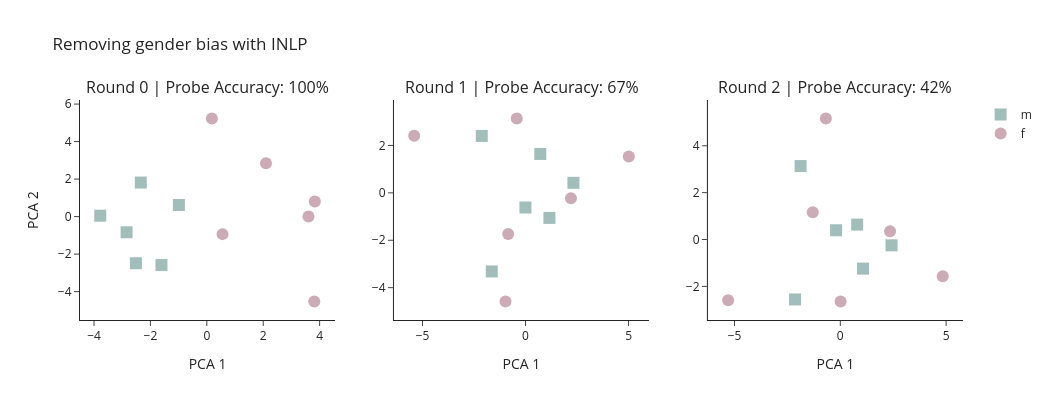

Write notebook code for a chart like this one.
### Code cell
from plotly.subplots import make_subplots

results = inlp(activations_m.cpu().float().numpy(), activations_f.cpu().float().numpy())
n = len(professions_m)

subplot_titles = [
    f"Round {result['iteration']} | Probe Accuracy: {result['probe_accuracy']:.0%}"
    for result in results
]

fig = make_subplots(rows=1, cols=len(results), subplot_titles=subplot_titles)

for col, result in enumerate(results, start=1):
    acts_m_snap = result['activations_m']
    acts_f_snap = result['activations_f']
    
    pca = PCA(n_components=2)
    projections = pca.fit_transform(np.concatenate([acts_m_snap, acts_f_snap], axis=0))
    
    fig.add_trace(go.Scatter(
            x=projections[:n, 0],
            y=projections[:n, 1],
            mode='markers',
            marker=dict(symbol='square', color='rgba(23, 94, 84, 0.4)', size=12),
            name='m',
            showlegend=(col==1),
            hovertext=professions_m,
        ), row=1, col=col)
    
    fig.add_trace(go.Scatter(
            x=projections[n:, 0],
            y=projections[n:, 1],
            mode='markers',
            marker=dict(symbol='circle', color='rgba(127, 45, 72, 0.4)', size=12),
            name='f',
            showlegend=(col==1),
            hovertext=professions_f,
        ), row=1, col=col)

fig.update_layout(
    template='simple_white',
    width=350*len(results),
    height=400,
    title_text='Removing gender bias with INLP',
)

fig.update_xaxes(title_text='PCA 1')
fig.update_yaxes(title_text='PCA 2', col=1)

fig.show()

### Figure 1 — Plotly figure (JSON) as saved in the notebook; plotly's stock layout.template omitted (floating-point values rounded to 4 significant figures)
{"data": [{"hovertext": ["doctor", "coder", "boss", "pilot", "lawyer", "agent"], "marker": {"color": "rgba(23, 94, 84, 0.4)", "size": 12, "symbol": "square"}, "mode": "markers", "name": "m", "showlegend": true, "type": "scatter", "x": [-2.341, -1.608, -2.514, -3.779, -0.9903, -2.845], "xaxis": "x", "y": [1.814, -2.583, -2.488, 0.04796, 0.6188, -0.8373], "yaxis": "y"}, {"hovertext": ["nurse", "homemaker", "secretary", "flight attendant", "paralegal", "nanny"], "marker": {"color": "rgba(127, 45, 72, 0.4)", "size": 12, "symbol": "circle"}, "mode": "markers", "name": "f", "showlegend": true, "type": "scatter", "x": [0.1788, 3.81, 0.5564, 2.098, 3.83, 3.604], "xaxis": "x", "y": [5.23, -4.527, -0.9349, 2.846, 0.8041, 0.008501], "yaxis": "y"}, {"hovertext": ["doctor", "coder", "boss", "pilot", "lawyer", "agent"], "marker": {"color": "rgba(23, 94, 84, 0.4)", "size": 12, "symbol": "square"}, "mode": "markers", "name": "m", "showlegend": false, "type": "scatter", "x": [2.323, -2.123, -1.639, 1.157, 0.7159, -0.005455], "xaxis": "x2", "y": [0.4225, 2.401, -3.317, -1.056, 1.641, -0.617], "yaxis": "y2"}, {"hovertext": ["nurse", "homemaker", "secretary", "flight attendant", "paralegal", "nanny"], "marker": {"color": "rgba(127, 45, 72, 0.4)", "size": 12, "symbol": "circle"}, "mode": "markers", "name": "f", "showlegend": false, "type": "scatter", "x": [5.01, -5.402, -0.8418, 2.204, -0.4267, -0.9728], "xaxis": "x2", "y": [1.529, 2.407, -1.732, -0.2325, 3.137, -4.584], "yaxis": "y2"}, {"hovertext": ["doctor", "coder", "boss", "pilot", "lawyer", "agent"], "marker": {"color": "rgba(23, 94, 84, 0.4)", "size": 12, "symbol": "square"}, "mode": "markers", "name": "m", "showlegend": false, "type": "scatter", "x": [2.423, -2.138, -1.875, 0.7962, 1.072, -0.2002], "xaxis": "x3", "y": [-0.2477, -2.557, 3.134, 0.6372, -1.242, 0.3964], "yaxis": "y3"}, {"hovertext": ["nurse", "homemaker", "secretary", "flight attendant", "paralegal", "nanny"], "marker": {"color": "rgba(127, 45, 72, 0.4)", "size": 12, "symbol": "circle"}, "mode": "markers", "name": "f", "showlegend": false, "type": "scatter", "x": [4.841, -5.299, -1.303, 2.35, 0.01526, -0.6822], "xaxis": "x3", "y": [-1.563, -2.594, 1.166, 0.3493, -2.645, 5.165], "yaxis": "y3"}], "layout": {"annotations": [{"font": {"size": 16}, "showarrow": false, "text": "Round 0 | Probe Accuracy: 100%", "x": 0.1444, "xanchor": "center", "xref": "paper", "y": 1, "yanchor": "bottom", "yref": "paper"}, {"font": {"size": 16}, "showarrow": false, "text": "Round 1 | Probe Accuracy: 67%", "x": 0.5, "xanchor": "center", "xref": "paper", "y": 1, "yanchor": "bottom", "yref": "paper"}, {"font": {"size": 16}, "showarrow": false, "text": "Round 2 | Probe Accuracy: 42%", "x": 0.8556, "xanchor": "center", "xref": "paper", "y": 1, "yanchor": "bottom", "yref": "paper"}], "height": 400, "title": {"text": "Removing gender bias with INLP"}, "width": 1050, "xaxis": {"anchor": "y", "domain": [0, 0.2889], "title": {"text": "PCA 1"}}, "xaxis2": {"anchor": "y2", "domain": [0.3556, 0.6444], "title": {"text": "PCA 1"}}, "xaxis3": {"anchor": "y3", "domain": [0.7111, 1], "title": {"text": "PCA 1"}}, "yaxis": {"anchor": "x", "domain": [0, 1], "title": {"text": "PCA 2"}}, "yaxis2": {"anchor": "x2", "domain": [0, 1]}, "yaxis3": {"anchor": "x3", "domain": [0, 1]}}}
